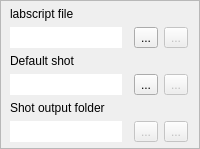
       <widget class="QFrame" name="frame_2">
        <property name="sizePolicy">
         <sizepolicy hsizetype="Expanding" vsizetype="Preferred">
          <horstretch>1</horstretch>
          <verstretch>0</verstretch>
         </sizepolicy>
        </property>
        <property name="frameShape">
         <enum>QFrame::Shape::StyledPanel</enum>
        </property>
        <property name="frameShadow">
         <enum>QFrame::Shadow::Plain</enum>
        </property>
        <layout class="QGridLayout" name="gridLayout_3">
         <property name="sizeConstraint">
          <enum>QLayout::SizeConstraint::SetDefaultConstraint</enum>
         </property>
         <property name="leftMargin">
          <number>9</number>
         </property>
         <property name="topMargin">
          <number>6</number>
         </property>
         <property name="bottomMargin">
          <number>6</number>
         </property>
         <item row="4" column="2">
          <widget class="QLabel" name="label_shot_output_folder">
           <property name="text">
            <string>Shot output folder</string>
           </property>
          </widget>
         </item>
         <item row="1" column="4">
          <widget class="QToolButton" name="toolButton_select_labscript_file">
           <property name="toolTip">
            <string>Select a file ...</string>
           </property>
           <property name="styleSheet">
            <string notr="true"/>
           </property>
           <property name="text">
            <string>...</string>
           </property>
           <property name="icon">
            <iconset>
             <normaloff>:/qtutils/fugue/folder-open-document-text.png</normaloff>:/qtutils/fugue/folder-open-document-text.png</iconset>
           </property>
          </widget>
         </item>
         <item row="1" column="5">
          <widget class="QToolButton" name="toolButton_edit_labscript_file">
           <property name="enabled">
            <bool>false</bool>
           </property>
           <property name="toolTip">
            <string>&lt;html&gt;&lt;head/&gt;&lt;body&gt;&lt;p&gt;Edit this labscript file in a text editor.&lt;/p&gt;&lt;/body&gt;&lt;/html&gt;</string>
           </property>
           <property name="text">
            <string>...</string>
           </property>
           <property name="icon">
            <iconset>
             <normaloff>:/qtutils/custom/python-document.png</normaloff>:/qtutils/custom/python-document.png</iconset>
           </property>
          </widget>
         </item>
         <item row="2" column="2">
          <widget class="QLabel" name="label_default_labscript">
           <property name="text">
            <string>Default shot</string>
           </property>
          </widget>
         </item>
         <item row="0" column="2">
          <widget class="QLabel" name="label_labscript_file">
           <property name="text">
            <string>labscript file</string>
           </property>
          </widget>
         </item>
         <item row="1" column="2">
          <widget class="QLineEdit" name="lineEdit_labscript_file">
           <property name="sizePolicy">
            <sizepolicy hsizetype="Expanding" vsizetype="Ignored">
             <horstretch>0</horstretch>
             <verstretch>0</verstretch>
            </sizepolicy>
           </property>
           <property name="toolTip">
            <string>The labscript file to compile.</string>
           </property>
           <property name="styleSheet">
            <string notr="true"/>
           </property>
           <property name="frame">
            <bool>false</bool>
           </property>
           <property name="readOnly">
            <bool>true</bool>
           </property>
          </widget>
         </item>
         <item row="3" column="2">
          <widget class="QLineEdit" name="lineEdit_default_labscript_file">
           <property name="sizePolicy">
            <sizepolicy hsizetype="Expanding" vsizetype="Ignored">
             <horstretch>0</horstretch>
             <verstretch>0</verstretch>
            </sizepolicy>
           </property>
           <property name="toolTip">
            <string>The labscript file to use for the default shot when the queue is empty.</string>
           </property>
           <property name="styleSheet">
            <string notr="true"/>
           </property>
           <property name="frame">
            <bool>false</bool>
           </property>
           <property name="readOnly">
            <bool>true</bool>
           </property>
          </widget>
         </item>
         <item row="5" column="2">
          <widget class="QLineEdit" name="lineEdit_shot_output_folder">
           <property name="sizePolicy">
            <sizepolicy hsizetype="Expanding" vsizetype="Ignored">
             <horstretch>0</horstretch>
             <verstretch>0</verstretch>
            </sizepolicy>
           </property>
           <property name="toolTip">
            <string>The folder in which newly compiled shot files will be placed.&lt;/p&gt;&lt;p&gt;If the folder does not exist, it will be created at compile time.</string>
           </property>
           <property name="styleSheet">
            <string notr="true"/>
           </property>
           <property name="frame">
            <bool>false</bool>
           </property>
           <property name="readOnly">
            <bool>true</bool>
           </property>
          </widget>
         </item>
         <item row="5" column="4">
          <widget class="QToolButton" name="toolButton_select_shot_output_folder">
           <property name="enabled">
            <bool>false</bool>
           </property>
           <property name="toolTip">
            <string>Select folder ...</string>
           </property>
           <property name="text">
            <string>...</string>
           </property>
           <property name="icon">
            <iconset>
             <normaloff>:/qtutils/fugue/folder-horizontal-open.png</normaloff>:/qtutils/fugue/folder-horizontal-open.png</iconset>
           </property>
          </widget>
         </item>
         <item row="5" column="5">
          <widget class="QToolButton" name="toolButton_reset_shot_output_folder">
           <property name="enabled">
            <bool>false</bool>
           </property>
           <property name="toolTip">
            <string>&lt;html&gt;&lt;head/&gt;&lt;body&gt;&lt;p&gt;Reset to default output folder.&lt;/p&gt;&lt;p&gt;If the folder does not exist it will be created at compile-time.&lt;/p&gt;&lt;/body&gt;&lt;/html&gt;</string>
           </property>
           <property name="text">
            <string>...</string>
           </property>
           <property name="icon">
            <iconset>
             <normaloff>:/qtutils/fugue/arrow-turn-180-left.png</normaloff>:/qtutils/fugue/arrow-turn-180-left.png</iconset>
           </property>
          </widget>
         </item>
         <item row="3" column="4">
          <widget class="QToolButton" name="toolButton_select_default_labscript_file">
           <property name="toolTip">
            <string>Select a file ...</string>
           </property>
           <property name="styleSheet">
            <string notr="true"/>
           </property>
           <property name="text">
            <string>...</string>
           </property>
           <property name="icon">
            <iconset>
             <normaloff>:/qtutils/fugue/folder-open-document-text.png</normaloff>:/qtutils/fugue/folder-open-document-text.png</iconset>
           </property>
          </widget>
         </item>
         <item row="3" column="5">
          <widget class="QToolButton" name="toolButton_edit_default_labscript_file">
           <property name="enabled">
            <bool>false</bool>
           </property>
           <property name="toolTip">
            <string>&lt;html&gt;&lt;head/&gt;&lt;body&gt;&lt;p&gt;Edit this default-shot labscript file in a text editor.&lt;/p&gt;&lt;/body&gt;&lt;/html&gt;</string>
           </property>
           <property name="text">
            <string>...</string>
           </property>
           <property name="icon">
            <iconset>
             <normaloff>:/qtutils/custom/python-document.png</normaloff>:/qtutils/custom/python-document.png</iconset>
           </property>
          </widget>
         </item>
         <item row="5" column="3">
          <widget class="IconLabel" name="label_non_default_folder">
           <property name="toolTip">
            <string>&lt;html&gt;&lt;head/&gt;&lt;body&gt;&lt;p&gt;Non-default output folder chosen: all shots will be produced in this folder.&lt;/p&gt;&lt;p&gt;New folders will not automatically be created for new sequences/dates/etc.&lt;/p&gt;&lt;p&gt;To reset to the default output folder, click the 'reset to default output folder' button.&lt;/p&gt;&lt;/body&gt;&lt;/html&gt;</string>
           </property>
          </widget>
         </item>
        </layout>
       </widget>
